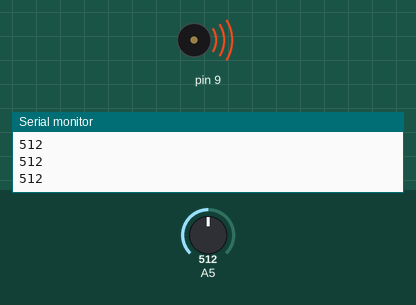
Simulated run of this sketch. Board: Arduino Uno, built with avr-gcc and run on an emulated ATmega328P. Parts: buzzer (waves = sounding), the last lines printed to the serial monitor. Inputs (shaded band) come from the test bench; at power-on: A5 = 512.

Above: at 1.2 s.
1.3 s: A5 set to 217
2.8 s: A5 set to 190
At 3.3 s:
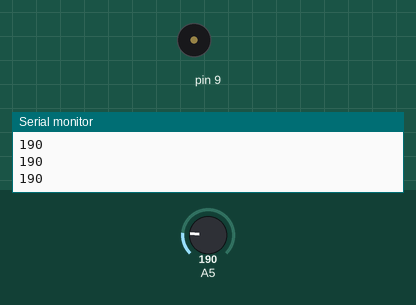
4.3 s: A5 set to 492
5.8 s: A5 set to 503
At 6.8 s:
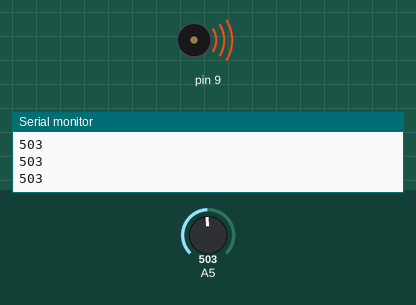
7.3 s: A5 set to 122
At 7.8 s:
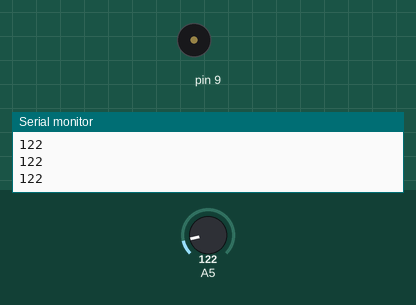
Timing chart, 0 to 9.8 s (numbered marks = the images above; inputs shaded):
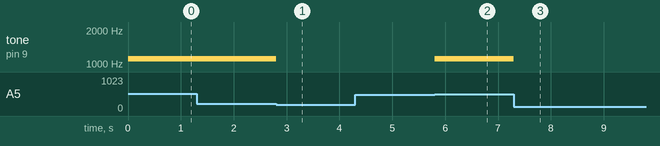

Measured:
- the behaviour switches between 200 and 199 on A5 (found by bisection; images 0 and 1)
- the behaviour switches between 502 and 503 on A5 (found by bisection; images 1 and 2)
- after the input at 2.8 s, tone on pin 9: 1109 Hz → silent at once
- after the input at 5.8 s, tone on pin 9: silent → 1109 Hz at once
- after the input at 7.3 s, tone on pin 9: 1109 Hz → silent at once

The sketch:

AnalogSynth.ino
```cpp
//tolerance of +/- of resistance comtempg through from keyboard
#define TOLERANCE 5

void setup() {

//Serial monitor
Serial.begin(9600);

//Turns on ptemp 6 (output for sound)
digitalWrite(6, HIGH);
}

void loop() {

 long temp;                 //tempput from keyboard read off ptemp A5 (keyboard ptemp)
 long tolerance = 8;        //toleranceience of resistance tempput read from A5 (keyboard ptemp)


 Serial.println(analogRead(A5)); //Serial prtempts readtempg from A5(keyboard ptemp)
 temp = analogRead(A5);
 //Checks temp temp input to see what note was played
 if((1013 -  tolerance) < temp && temp < (1013 + tolerance)) //C1
    tone(9, 523);
 if((994 - tolerance) < temp && temp < (994 + tolerance))    //C1#
    tone(9, 554);
 if((976 - tolerance) < temp && temp < (976 + tolerance))   //D1
    tone(9, 587);
 if((957 - tolerance) < temp && temp < (957 + tolerance))   //D1#
    tone(9, 622);
 if((888 - tolerance) < temp && temp < (888 + tolerance))   //E1
    tone(9, 659);
 if((837 - tolerance) < temp && temp < (837 + tolerance))   //F1
    tone(9, 698);
 if((768 - tolerance) < temp && temp < (768 + tolerance))   //F1#
    tone(9, 740);
 if((735 - tolerance) < temp && temp < (735 + tolerance))   //G1
    tone(9, 784);
 if((694 - tolerance) < temp && temp < (694 + tolerance))   //G1#
    tone(9, 831);
 if((654 - tolerance) < temp && temp < (654 + tolerance))   //A1
    tone(9, 880);
 if((605 - tolerance) < temp && temp < (605 + tolerance))   //A1#
    tone(9, 932);
 if((581 - tolerance) < temp && temp < (581 + tolerance))   //B1
    tone(9, 988);
 if((561 - tolerance) < temp && temp < (561 + tolerance))   //C2
    tone(9, 1047);
 if((510 - tolerance) < temp && temp < (510 + tolerance))   //C2#
    tone(9, 1109);
 if((474 - tolerance) < temp && temp < (474 + tolerance))   //D2
    tone(9, 1175);
 if((437 - tolerance) < temp && temp < (437 + tolerance))   //D2#
    tone(9, 1245);
 if((340 - tolerance) < temp && temp < (340 + tolerance))   //E2
    tone(9, 1319);
 if((252 - tolerance) < temp && temp < (252 + tolerance))   //E2
    tone(9, 1397);
 if(temp < 200)                                             //no note
    noTone(9);
}
```
